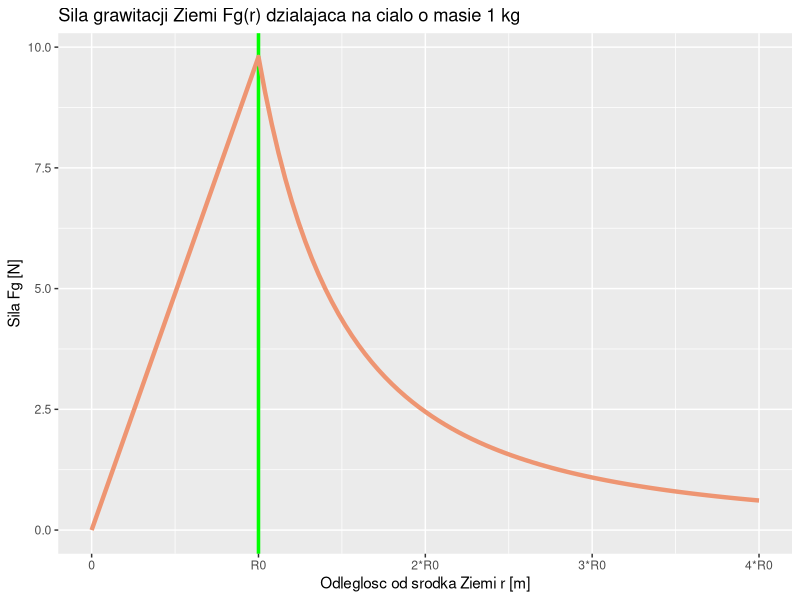

This chart was generated by the following R code:
# Uzywamy jednostek SI
R0 <- 6378140 # m
M0 <- 5.9722e24 # kg
G <- 6.67428e-11 # m^(3)*kg^(-1)*s^(-2)
V <- function(r) (4/3) * pi * r^3
Fg <- function(r, m = 1, R0 = 6378140, M0 = 5.9722e24, G = 6.67428e-11) {
  grav <- ifelse(r > R0, G * m * M0 / r ^ 2, G * m * M0 * r / (R0 ^ 3))
  return(grav)
}

library(ggplot2)
N_R0 <- 4
g <- ggplot(data = data.frame(x = 0), aes = (x = x)) + 
  geom_vline(xintercept = R0, color = "green", size = 1.2) +
  stat_function(fun = Fg, size = 1.5, color = "lightsalmon2") + 
  ggtitle("Sila grawitacji Ziemi Fg(r) dzialajaca na cialo o masie 1 kg") + 
  ylab("Sila Fg [N]") + 
  xlab("Odleglosc od srodka Ziemi r [m]") + 
  scale_x_continuous(breaks = R0 * 0:N_R0, labels = c(0, "R0", paste(2:N_R0, "R0", sep = "*")), limits = c(0, N_R0 * R0))
g
